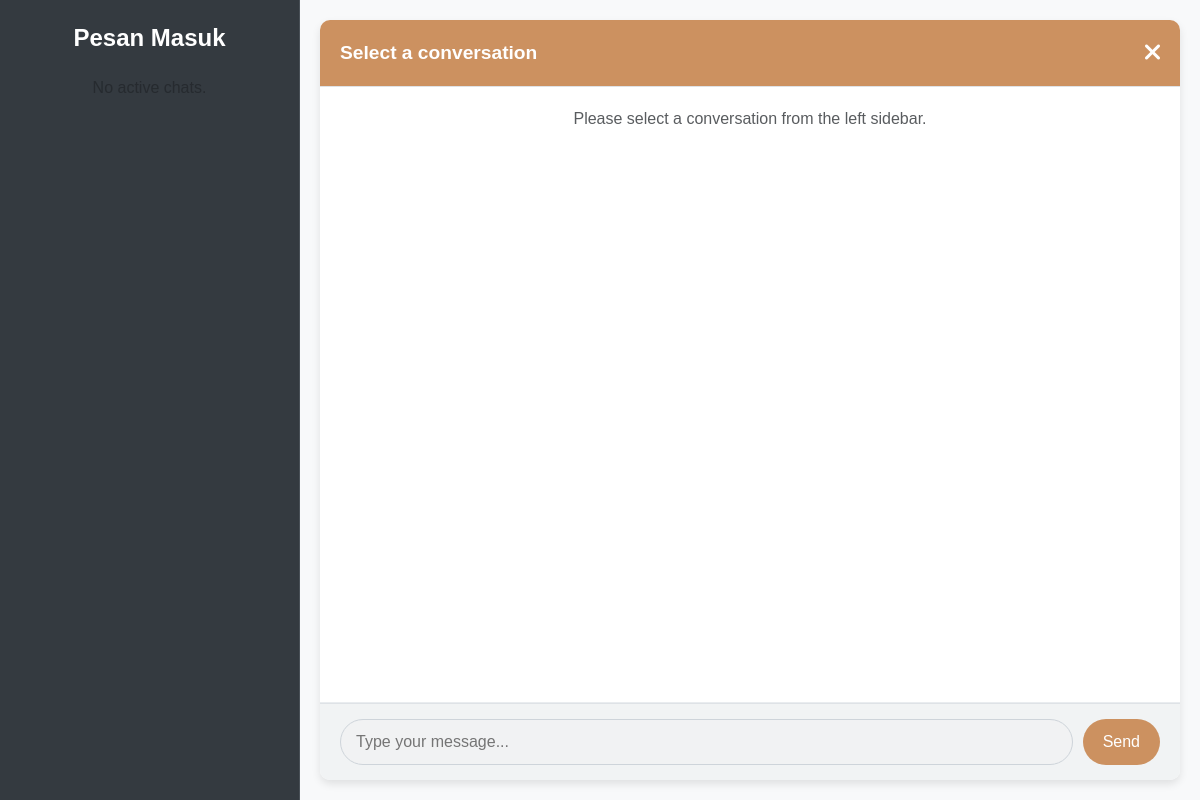
Page /admin/chat_admin.php (signed in) on the earlier database version.
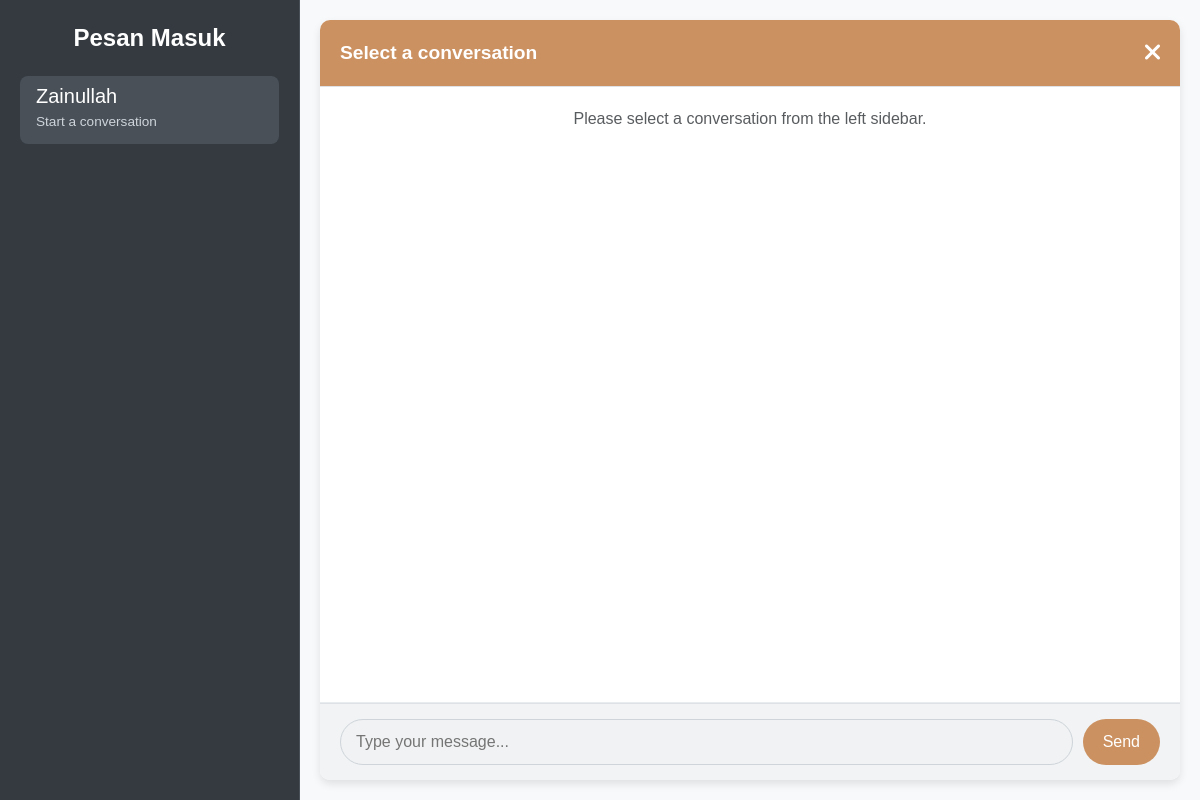
Same page on the later database version.
### tables this page shows
CREATE TABLE `chatRooms` (
  `id_chatRooms` int NOT NULL,
  `id_sapi` int DEFAULT NULL,
  `user1_id` int NOT NULL,
  `user2_id` int NOT NULL,
  `chat_type` enum('sapi_chat','admin_chat') NOT NULL DEFAULT 'sapi_chat',
  `createdAt` datetime DEFAULT CURRENT_TIMESTAMP,
  `updatedAt` datetime DEFAULT CURRENT_TIMESTAMP ON UPDATE CURRENT_TIMESTAMP
);

### admin/chat_admin.php (the view, shortened to what the changed rows need)
<?php
include '../koneksi.php';
$current_admin_id = $_SESSION['id_user'];
$selected_recipient_id = null;
$selected_sapi_id = null;
$selected_chat_type = null;
$id_chat_room = null;
$chat_rooms_overview = [];
$query_chat_rooms_overview = "
    SELECT
        cr.id_chatRooms,
        cr.id_sapi,
        cr.chat_type,
        ds.jenis_kelamin AS sapi_jenis_kelamin,
        ms.name AS sapi_jenis_sapi,
        CASE
            WHEN cr.user1_id = ? THEN u2.id_user
            ELSE u1.id_user
        END AS other_user_id,
        CASE
            WHEN cr.user1_id = ? THEN u2.username
            ELSE u1.username
        END AS other_username,
        (SELECT pesan FROM chatMessage WHERE id_chatRooms = cr.id_chatRooms ORDER BY waktu_kirim DESC LIMIT 1) AS last_message,
        (SELECT waktu_kirim FROM chatMessage WHERE id_chatRooms = cr.id_chatRooms ORDER BY waktu_kirim DESC LIMIT 1) AS last_message_time,
        (SELECT sender_id FROM chatMessage WHERE id_chatRooms = cr.id_chatRooms ORDER BY waktu_kirim DESC LIMIT 1) AS last_sender_id
    FROM
        chatrooms cr
    LEFT JOIN
        data_sapi ds ON cr.id_sapi = ds.id_sapi
    LEFT JOIN
        macamSapi ms ON ds.id_macamSapi = ms.id_macamSapi
    LEFT JOIN
        users u1 ON cr.user1_id = u1.id_user
    LEFT JOIN
        users u2 ON cr.user2_id = u2.id_user
    WHERE
        cr.user1_id = ? OR cr.user2_id = ?
    ORDER BY
        last_message_time DESC, cr.updatedAt DESC;
";
$stmt_overview = mysqli_prepare($koneksi, $query_chat_rooms_overview);
mysqli_stmt_bind_param($stmt_overview, "iiii", $current_admin_id, $current_admin_id, $current_admin_id, $current_admin_id);
mysqli_stmt_execute($stmt_overview);
$result_chat_rooms_overview = mysqli_stmt_get_result($stmt_overview);
if ($result_chat_rooms_overview) {
    while ($row = mysqli_fetch_assoc($result_chat_rooms_overview)) {
        $chat_rooms_overview[] = $row;
    }
} else {
    echo "Error fetching chat room overview: " . mysqli_error($koneksi);
}
?>
<!DOCTYPE html>
<html lang="en">
<head>
    <link href="https://cdn.jsdelivr.net/npm/bootstrap@5.3.3/dist/css/bootstrap.min.css" rel="stylesheet">
    <link rel="stylesheet" href="https://cdnjs.cloudflare.com/ajax/libs/font-awesome/6.0.0-beta3/css/all.min.css">
</head>
<body>
    <div class="chat-sidebar">
        <div class="list-group chat-list">
            <?php if (empty($chat_rooms_overview)): ?>
                <p class="text-muted text-center">No active chats.</p>
            <?php else: ?>
                <?php foreach ($chat_rooms_overview as $room_summary): ?>
                    <?php
                    $link_sapi_id = $room_summary['id_sapi'] ?? '0';
                    ?>
                    <a href="chat_admin.php?sapi_id=<?= htmlspecialchars($link_sapi_id) ?>&recipient_id=<?= htmlspecialchars($room_summary['other_user_id']) ?>&chat_type=<?= htmlspecialchars($room_summary['chat_type']) ?>"
                        class="list-group-item list-group-item-action
                        <?php
                        if (
                            $id_chat_room == $room_summary['id_chatRooms'] &&
                            $selected_recipient_id == $room_summary['other_user_id'] &&
                            $selected_chat_type == $room_summary['chat_type'] &&
                            (($selected_sapi_id === null && ($room_summary['id_sapi'] === null || $room_summary['id_sapi'] === '0')) || $selected_sapi_id == $room_summary['id_sapi'])
                        ) {
                            echo 'active';
                        }
                        ?>">
                        <div class="d-flex w-100 justify-content-between">
                            <h5 class="mb-1"><?= htmlspecialchars($room_summary['other_username']) ?></h5>
                        </div>
                        <p class="mb-1 last-message">
                            <?php
                            if ($room_summary['last_message']) {
                                echo ($room_summary['last_sender_id'] == $current_admin_id) ? 'You: ' : '';
                                echo htmlspecialchars($room_summary['last_message']);
                            } else {
                                echo "Start a conversation";
                            }
                            ?>
                        </p>
                    </a>
                <?php endforeach; ?>
            <?php endif; ?>
        </div>
    </div>
</body>
</html>

Differences in the rows shown:
added chatrooms: other_username "Zainullah"
